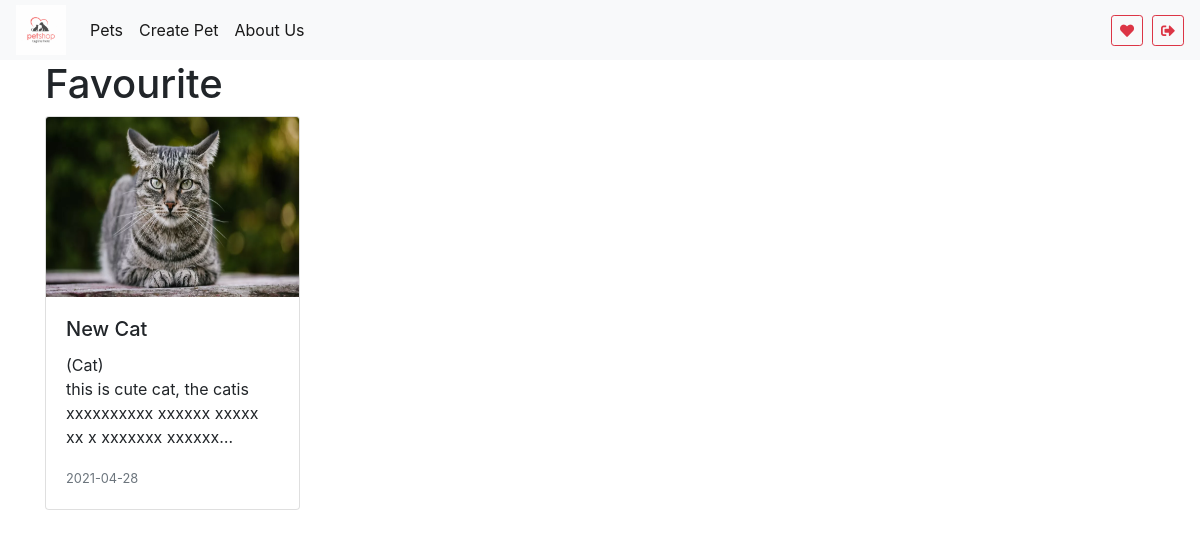
/favourite (signed in), run on the app's committed database.
### pet_shop/models.py (models this page shows, shortened)
class Pet(models.Model):
    name = models.CharField(max_length=30, null=False, help_text='Enter pet name', default='')
    birth = models.DateField(null=True, help_text='Enter pet birth')
    gender = models.ForeignKey(Gender, null=True, on_delete=models.SET_NULL, default='')
    weight = models.DecimalField(max_digits=4, decimal_places=2, null=False, help_text='Enter pet weigth', default=0)
    color = models.ForeignKey(Color, null=True, on_delete=models.SET_NULL, default='')
    description = models.CharField(max_length=300, help_text='Enter description', default='')
    type = models.ForeignKey(Type, null=True, on_delete=models.SET_NULL, default='')
    create_date = models.DateTimeField(auto_now_add=True, auto_now=False)
    update_date = models.DateTimeField(auto_now_add=False, auto_now=True)
    adopt = models.BooleanField(default=False)
    image = models.ImageField(upload_to='images/', default='')
    class Meta:
        ordering = ['name', '-update_date']

class Type(models.Model):
    name = models.CharField(max_length=30, unique=True, null=False, help_text='Enter new pet type')
    description = models.CharField(max_length=300, help_text='Enter description')
    class Meta:
        ordering = ['name']
    def __str__(self):
        return self.name

### pet_shop/views.py (the view)
# urls.py: path('favourite', views.favourite, name='favourite'),
def favourite(request):
    user_id = request.user.id
    records = Record.objects.values_list('pet_id').filter(user_id=user_id).order_by('-date')
    pet_list = Pet.objects.filter(pk__in=records)
    context = {
        'pet_list': pet_list
    }
    data = {
        'title': 'Favourite',
        'rendered_table': render_to_string('card_table.html', context=context)
    }
    return render(request, 'favourite.html', data)

### pet_shop/templatetags/pet_shop_extras.py (called while the page is built)
@register.filter
def date_format_convert(birth_date):
    date = ('0' + str(birth_date.day)) if birth_date.day < 10 else birth_date.day
    month = ('0' + str(birth_date.month)) if birth_date.month < 10 else birth_date.month
    return str(birth_date.year) + '-' + str(month) + '-' + str(date)

### pet_shop/templates/card_table.html
{% load pet_shop_extras %}
{% for pet in pet_list %}
<a href={% url 'pet_shop:pet-detail' pet.id %} class="custom-card mb-2">
    <div class="card" style="width: 255px;">
        <img class="card-img-top" src={{ pet.image.url }} alt="Card image cap">
        <div class="card-body">
            <h5 class="card-title">
                {{ pet.name }}
            </h5>
            ({{ pet.type }})
            <p class="card-text card-text-main">
                {{ pet.description }}
            </p>
            <p class="card-text">
                <small class="text-muted">
                    {{ pet.update_date | date_format_convert}}
                </small>
            </p>
        </div>
    </div>
</a>
{% empty %}
<p class='w-100' style="padding:15px;">There are no pet</p>
{% endfor %}

### pet_shop/templates/favourite.html (style rules this page uses)
.card-text { overflow: hidden; text-overflow: ellipsis; display: -webkit-box; -webkit-line-clamp: 3; -webkit-box-orient: vertical; }
.card-deck>a, .card-deck>a:hover { color: inherit; text-decoration: none; }
.card-img-top { width: 100%; height: 180px !important; }
.card-text-main { height: 72px; }

### data on the page
Pet: image (picture), name "New Cat", type "Cat", description "this is cute cat, the catis xxxxxxxxxx xxxxxx xxxxx xx x xxxxxxx…", update_date "2021-04-28"

### other printed values
{{ title }} "Favourite"
